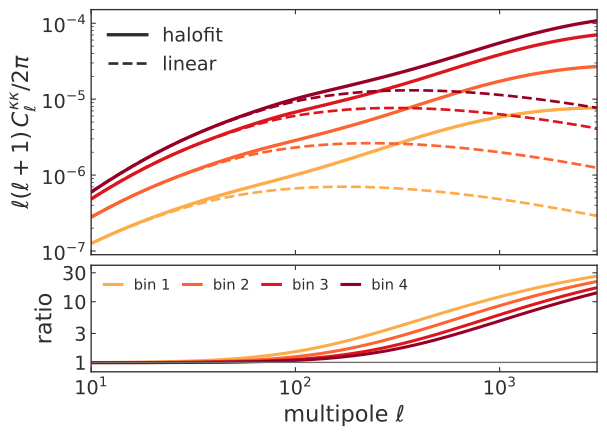

Recreate this plot in Python.
#!/usr/bin/env python3
# ENV: jax-fli
"""
What linear theory misses in the lensing signal a survey measures.

The Limber convergence power spectrum for the DES Y3 source bins, computed once
with the linear matter power spectrum and once with halofit. Above a few
hundred in ell the two separate by factors that grow with multipole: the
non-linear collapse of structure contains most of the lensing power on the
scales the surveys resolve, and no amount of linear theory recovers it. That is
the case for a gravity solver that follows the collapse, which is where the
talk goes next.

Uses jax_fli.compute_theory_cl with the n(z) shipped in jax_fli.io, so the
curves are the model's own theory prediction.

Output (this directory): limber_lin_vs_halofit.svg
"""

import sys
from pathlib import Path

HERE = Path(__file__).resolve().parent

ROOT = next(p for p in HERE.parents if (p / "_common.py").exists())
sys.path.insert(0, str(ROOT))
from _common import GREY, INK, skip_if_built, slide_style

OUT = "limber_lin_vs_halofit.svg"
skip_if_built(HERE, OUT)

import jax

jax.config.update("jax_enable_x64", True)

import jax.numpy as jnp
import jax_cosmo as jc
import numpy as np
from jax_fli import compute_theory_cl
from jax_fli.io import get_des_y3_nz_shear

cosmo = jc.Planck18()
ell = jnp.geomspace(10, 3000, 90)
nz = get_des_y3_nz_shear()

lin = np.asarray(compute_theory_cl(cosmo, ell, z_source=nz,
                                   nonlinear_fn="linear").array)
nl = np.asarray(compute_theory_cl(cosmo, ell, z_source=nz).array)
ell = np.asarray(ell)
d = ell * (ell + 1) / (2 * np.pi)

slide_style(scale=1.2)
import matplotlib.pyplot as plt

fig, (ax, axr) = plt.subplots(2, 1, figsize=(6.8, 4.9), sharex=True,
                              gridspec_kw={"height_ratios": [2.3, 1.0],
                                           "hspace": 0.06})
cmap = plt.get_cmap("YlOrRd")
colours = [cmap(x) for x in np.linspace(0.40, 0.95, lin.shape[0])]
for i, c in enumerate(colours):
    ax.loglog(ell, d * nl[i], color=c, lw=2.5)
    ax.loglog(ell, d * lin[i], color=c, lw=2.0, ls="--")
    axr.loglog(ell, nl[i] / lin[i], color=c, lw=2.3,
                 label=f"bin {i + 1}")

ax.plot([], [], color=INK, lw=2.5, label="halofit")
ax.plot([], [], color=INK, lw=2.0, ls="--", label="linear")
ax.legend(loc="upper left", labelcolor=INK)
ax.set_ylabel(r"$\ell(\ell+1)\,C_\ell^{\kappa\kappa}/2\pi$")

axr.axhline(1.0, color=GREY, lw=1.0)
axr.set_ylabel("ratio")
axr.set_ylim(0.7, 40)
axr.set_yticks([1, 3, 10, 30], ["1", "3", "10", "30"])
axr.minorticks_off()
axr.set_xlabel(r"multipole $\ell$")
axr.set_xlim(10, 3000)
axr.legend(loc="upper left", ncol=4, fontsize=11, labelcolor=INK,
           handlelength=1.2, columnspacing=0.9)

r = nl / lin

fig.savefig(HERE / OUT, transparent=True)
print(f"wrote {OUT}  (largest ratio {r.max():.2f} at ell ~ {ell[np.argmax(r.max(0))]:.0f})")
